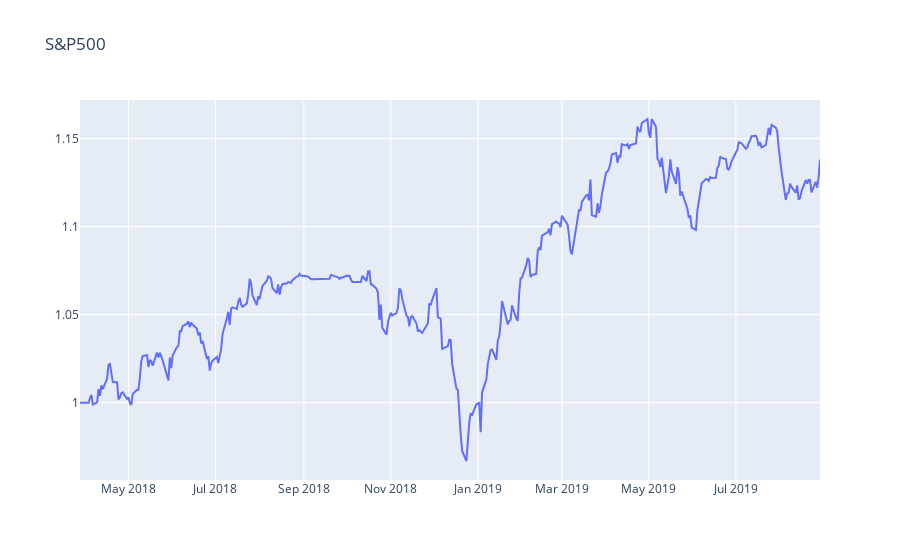

The notebook cell this image was saved under:
### Code cell
import plotly.graph_objects as go
fig = go.Figure()
fig.add_trace(go.Scatter(x=label_data.index, y=list(map(lambda x:x/init_investment, total)), name='Return Percentage'))

fig.update_layout(title="S&P500")
fig.show()
# daily_return = list(map(lambda idx_val: (idx_val[1] - total[idx_val[0] - 1]) / total[idx_val[0] - 1] if idx_val[0] > 0 else 0, enumerate(total)))
print('average_daily_return = ',((total[-1] / init_investment) - 1) / len(total))

### Figure 1 — Plotly figure (JSON) as saved in the notebook; plotly's stock layout.template omitted (floating-point values rounded to 4 significant figures; data arrays with more than 128 entries replaced by an {"elided": "..."} marker saying what was removed)
{"data": [{"name": "Return Percentage", "type": "scatter", "x": {"elided": "359 str values"}, "y": {"elided": "359 float values"}}], "layout": {"title": {"text": "S&P500"}}}
